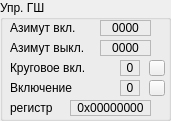
    <widget class="QGroupBox" name="groupGSH">
     <property name="geometry">
      <rect>
       <x>360</x>
       <y>100</y>
       <width>171</width>
       <height>121</height>
      </rect>
     </property>
     <property name="title">
      <string>Упр. ГШ</string>
     </property>
     <widget class="QLabel" name="labelGSH1t">
      <property name="geometry">
       <rect>
        <x>10</x>
        <y>20</y>
        <width>91</width>
        <height>16</height>
       </rect>
      </property>
      <property name="text">
       <string>Азимут вкл.</string>
      </property>
     </widget>
     <widget class="QLabel" name="labelGSH1">
      <property name="geometry">
       <rect>
        <x>100</x>
        <y>20</y>
        <width>51</width>
        <height>16</height>
       </rect>
      </property>
      <property name="frameShape">
       <enum>QFrame::StyledPanel</enum>
      </property>
      <property name="text">
       <string>0000</string>
      </property>
      <property name="alignment">
       <set>Qt::AlignCenter</set>
      </property>
     </widget>
     <widget class="QLabel" name="labelGSHt">
      <property name="geometry">
       <rect>
        <x>10</x>
        <y>100</y>
        <width>61</width>
        <height>16</height>
       </rect>
      </property>
      <property name="text">
       <string>регистр</string>
      </property>
     </widget>
     <widget class="QLabel" name="labelGSH">
      <property name="geometry">
       <rect>
        <x>70</x>
        <y>100</y>
        <width>81</width>
        <height>16</height>
       </rect>
      </property>
      <property name="frameShape">
       <enum>QFrame::StyledPanel</enum>
      </property>
      <property name="text">
       <string>0x00000000</string>
      </property>
      <property name="alignment">
       <set>Qt::AlignCenter</set>
      </property>
     </widget>
     <widget class="QLabel" name="labelGSH3t">
      <property name="geometry">
       <rect>
        <x>10</x>
        <y>60</y>
        <width>111</width>
        <height>16</height>
       </rect>
      </property>
      <property name="text">
       <string>Круговое вкл.</string>
      </property>
     </widget>
     <widget class="QLabel" name="labelGSH3">
      <property name="geometry">
       <rect>
        <x>120</x>
        <y>60</y>
        <width>20</width>
        <height>16</height>
       </rect>
      </property>
      <property name="frameShape">
       <enum>QFrame::StyledPanel</enum>
      </property>
      <property name="text">
       <string>0</string>
      </property>
      <property name="alignment">
       <set>Qt::AlignCenter</set>
      </property>
     </widget>
     <widget class="QLabel" name="labelGSH2t">
      <property name="geometry">
       <rect>
        <x>10</x>
        <y>40</y>
        <width>91</width>
        <height>16</height>
       </rect>
      </property>
      <property name="text">
       <string>Азимут выкл.</string>
      </property>
     </widget>
     <widget class="QLabel" name="labelGSH2">
      <property name="geometry">
       <rect>
        <x>100</x>
        <y>40</y>
        <width>51</width>
        <height>16</height>
       </rect>
      </property>
      <property name="frameShape">
       <enum>QFrame::StyledPanel</enum>
      </property>
      <property name="text">
       <string>0000</string>
      </property>
      <property name="alignment">
       <set>Qt::AlignCenter</set>
      </property>
     </widget>
     <widget class="QPushButton" name="pushGSH3">
      <property name="geometry">
       <rect>
        <x>149</x>
        <y>60</y>
        <width>16</width>
        <height>16</height>
       </rect>
      </property>
      <property name="text">
       <string/>
      </property>
     </widget>
     <widget class="QLabel" name="labelGSH4t">
      <property name="geometry">
       <rect>
        <x>10</x>
        <y>80</y>
        <width>111</width>
        <height>16</height>
       </rect>
      </property>
      <property name="text">
       <string>Включение</string>
      </property>
     </widget>
     <widget class="QPushButton" name="pushGSH4">
      <property name="geometry">
       <rect>
        <x>149</x>
        <y>80</y>
        <width>16</width>
        <height>16</height>
       </rect>
      </property>
      <property name="text">
       <string/>
      </property>
     </widget>
     <widget class="QLabel" name="labelGSH4">
      <property name="geometry">
       <rect>
        <x>120</x>
        <y>80</y>
        <width>20</width>
        <height>16</height>
       </rect>
      </property>
      <property name="frameShape">
       <enum>QFrame::StyledPanel</enum>
      </property>
      <property name="text">
       <string>0</string>
      </property>
      <property name="alignment">
       <set>Qt::AlignCenter</set>
      </property>
     </widget>
    </widget>
